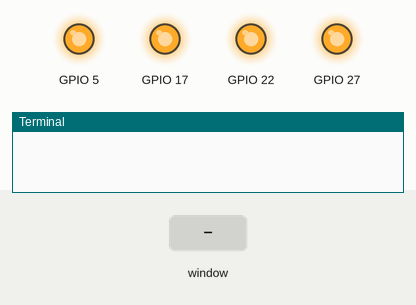
A program run on a simulated Raspberry Pi (BCM pin numbers). Parts: output pins drawn as LEDs (lit = HIGH), the last lines printed to the terminal. The test bench sets the inputs (shaded band). The desktop window is not drawn, its controls go by their first labels and the mouse button is held 0.15 s. At 5.8 s the program stops and its outputs stay as they are.

Above: at 1.2 s.
1.3 s: control labelled "Output 1" in the window clicked
At 2.3 s:
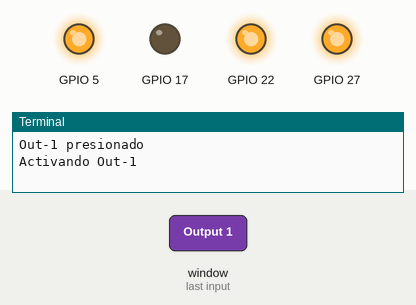
2.8 s: control labelled "Output 2" in the window clicked
At 3.4 s:
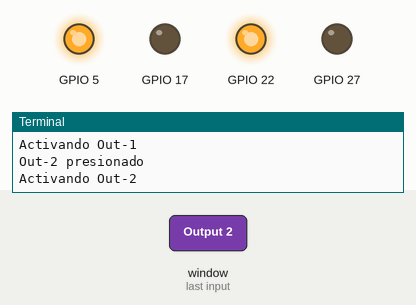
4.3 s: control labelled "Output 3" in the window clicked
At 4.6 s:
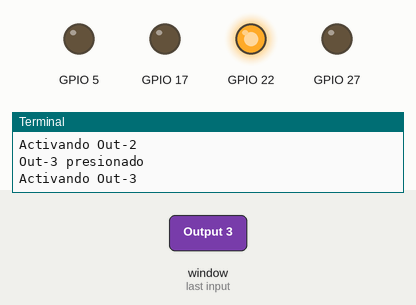
5.8 s: control labelled "SALIR" in the window clicked
At 6.9 s:
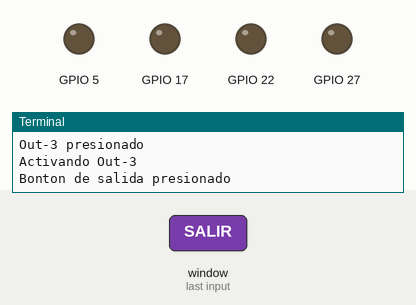
Timing chart, 0 to 7.3 s (numbered marks = the images above; inputs shaded):
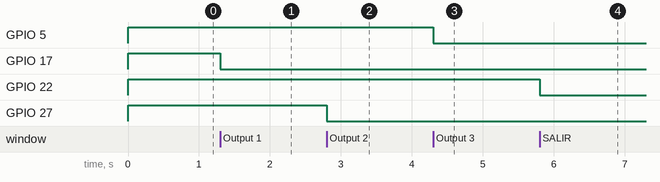

Measured:
- after the input at 1.3 s, GPIO 17: HIGH → LOW at once
- after the input at 2.8 s, GPIO 27: HIGH → LOW at once
- after the input at 4.3 s, GPIO 5: HIGH → LOW at once
- after the input at 5.8 s, GPIO 22: HIGH → LOW at once

The program:

Generic_Input-Output-GPIO-Raspberry.py
```python
import tkinter as tk
import RPi.GPIO as GPIO

GPIO.setwarnings(False)

GPIO.setmode(GPIO.BCM)

#Rele 1
GPIO.setup(17,GPIO.OUT)
GPIO.output(17,GPIO.HIGH)

#Rele 2
GPIO.setup(27,GPIO.OUT)
GPIO.output(27,GPIO.HIGH)

#Rele 3
GPIO.setup(5,GPIO.OUT)
GPIO.output(5,GPIO.HIGH)

#Rele 4
GPIO.setup(22,GPIO.OUT)
GPIO.output(22,GPIO.HIGH)

#SE1
GPIO.setup(26, GPIO.IN)

#SE2
GPIO.setup(16, GPIO.IN)

#SE3
GPIO.setup(13, GPIO.IN)

#SE4
GPIO.setup(6, GPIO.IN)


class LED(tk.Frame):
    def __init__(self, master, size=30, color_off="gray", color_on="red"):
        tk.Frame.__init__(self, master, width=size, height=size, borderwidth=1, relief="solid", bg=color_off)
        self.pack_propagate(False)

        # Inicializar el estado apagado
        self.state = False

        self.label = tk.Label(self, text="OFF", font=("Arial", 8), bg=color_off)
        self.label.place(relx=0.5, rely=0.5, anchor="center")

    def update_color(self, state):
        # Actualizar el color del LED según el estado
        color = "green" if state else "red"
        tetx = "ON" if state else "OFF"
        self.configure(bg=color)
        self.label.configure(bg=color, text=text)

def Rel_1():
    print("Out-1 presionado")
    if GPIO.input(17):
        GPIO.output(17,GPIO.LOW)
        print("Activando Out-1")
        Rele_1BOTON["text"] = "Out-1 ON"
        Rele_1BOTON["bg"] = "green"

    else:
        GPIO.output(17,GPIO.HIGH)
        print("Desactivando Out-1")
        Rele_1BOTON["text"] = "Out-1 OFF"
        Rele_1BOTON["bg"] = "red"  # Cambiar color a rojo

def Rel_2():
    print("Out-2 presionado")
    if GPIO.input(27):
        GPIO.output(27,GPIO.LOW)
        print("Activando Out-2")
        Rele_2BOTON["text"] = "Out-2 ON"
        Rele_2BOTON["bg"] = "green"
    else:
        GPIO.output(27,GPIO.HIGH)
        print("Desactivando Out-2")
        Rele_2BOTON["text"] = "Out-2 OFF"
        Rele_2BOTON["bg"] = "red"

def Rel_3():
    print("Out-3 presionado")
    if GPIO.input(5):
        GPIO.output(5,GPIO.LOW)
        print("Activando Out-3")
        Rele_3BOTON["text"] = "RELE 3 ON"
        Rele_3BOTON["bg"] = "green"
    else:
        GPIO.output(5,GPIO.HIGH)
        print("Desactivando Out-3")
        Rele_3BOTON["text"] = "Out-3 OFF"
        Rele_3BOTON["bg"] = "red"

def Rel_4():
    print("Out-4 presionado")
    if GPIO.input(22):
        GPIO.output(22,GPIO.LOW)
        print("Activando Out-4")
        Rele_4BOTON["text"] = "Out-4 ON"
        Rele_4BOTON["bg"] = "green"
    else:
        GPIO.output(22,GPIO.HIGH)
        print("Desactivando Out-4")
        Rele_4BOTON["text"] = "Out-4 OFF"
        Rele_4BOTON["bg"] = "red"

def SE_1():
    SE1 = GPIO.input(26)
    if (SE1 == True):
        print("in-1 activado")
        SE_1_LED.update_color(state)
        #time.sleep(0.3)
    else:
         print("in-1 desactivado")

def SE_2():
    SE2 = GPIO.input(26)
    if (SE2 == True):
        print("in-2 activado")
        #time.sleep(0.3)
    else:
         print("in-2 desactivado")

def SE_3():
    SE3 = GPIO.input(26)
    if (SE3 == True):
        print("in-3 activado")
        #time.sleep(0.3)
    else:
         print("in-3 desactivado")

def SE_4():
    SE4 = GPIO.input(26)
    if (SE4 == True):
        print("in-4 activado")
        #time.sleep(0.3)
    else:
         print("in-4 desactivado")

def salir():
    print("Bonton de salida presionado")
    GPIO.cleanup()
    ventana.destroy()

ventana = tk.Tk()
ventana.title("INPUT-OUTPUT")
ventana.geometry("400x400")

SlirButton = tk.Button(ventana,text = "SALIR",
                    command = salir,height = 2,width = 6)
SlirButton.place(x=165, y=295)


SE = tk.Label(ventana, text = "Outputs", fg="Blue",font=("Helvetica", 14))
SE.place(x=40, y=10)
#botones  reles
Rele_1BOTON = tk.Button(ventana,text = "Output 1",
                    command = Rel_1,height =  2,width = 8)
Rele_1BOTON.place(x=50, y=60)

Rele_2BOTON = tk.Button(ventana,text = "Output 2",
                    command = Rel_2,height = 2,width = 8)
Rele_2BOTON.place(x=50, y=115)

Rele_3BOTON = tk.Button(ventana,text = "Output 3",
                    command = Rel_3,height = 2,width = 8)
Rele_3BOTON.place(x=50, y=170)

Rele_4BOTON = tk.Button(ventana,text = "Output 4",
                    command = Rel_4,height = 2,width = 8)
Rele_4BOTON.place(x=50, y=235)


SE = tk.Label(ventana, text = "Inputs", fg="Blue",font=("Helvetica", 14))
SE.place(x=200, y=10)

SE1 = tk.Label(ventana, text = "Input 1")
SE1.place(x=215, y=40)

SE_1_LED = LED(ventana, size=30, color_off="red", color_on="green")
SE_1_LED.place(x=270, y=65)


SE2 = tk.Label(ventana, text = "Input 2")
SE2.place(x=215, y=100)

SE_2_LED = LED(ventana, size=30, color_off="red", color_on="green")
SE_2_LED.place(x=270, y=125)

SE3 = tk.Label(ventana, text = "Input 3")
SE3.place(x=215, y=160)

SE_3_LED = LED(ventana, size=30, color_off="red", color_on="green")
SE_3_LED.place(x=270, y=185)

SE4 = tk.Label(ventana, text = "Input 4")
SE4.place(x=215, y=220)

SE_4_LED = LED(ventana, size=30, color_off="red", color_on="green")
SE_4_LED.place(x=270, y=245)


ventana.mainloop()
```
